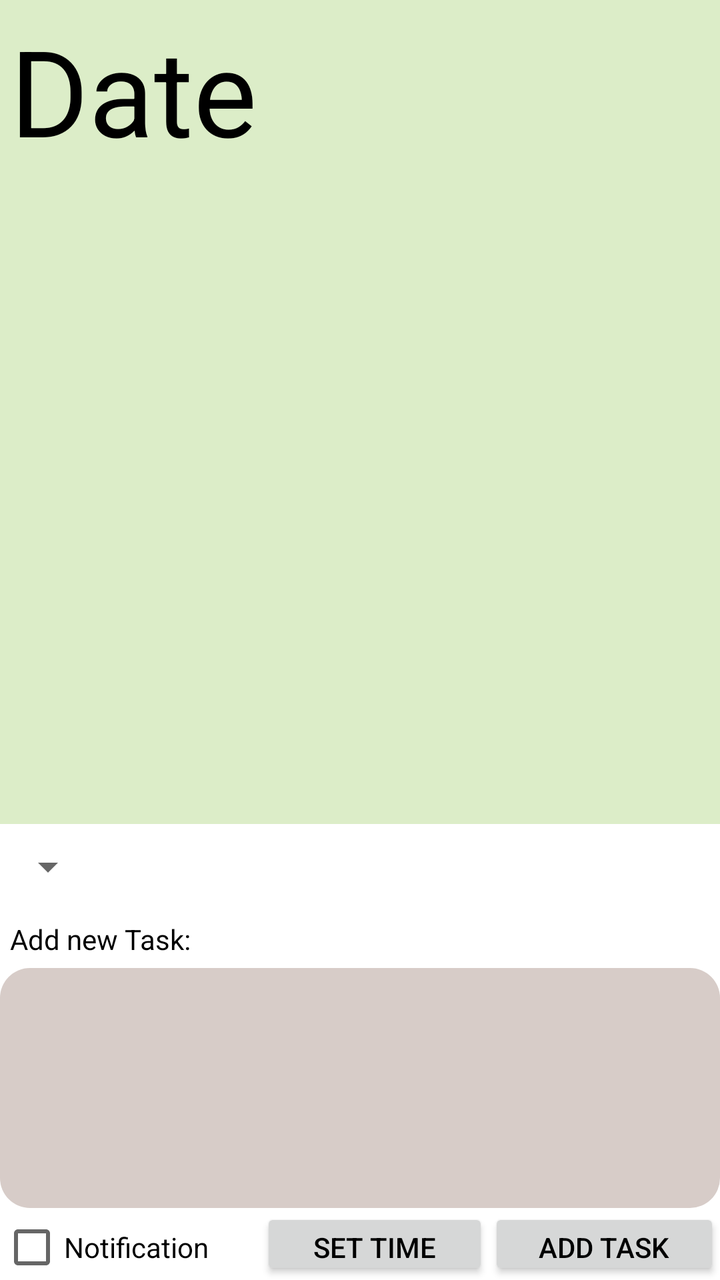
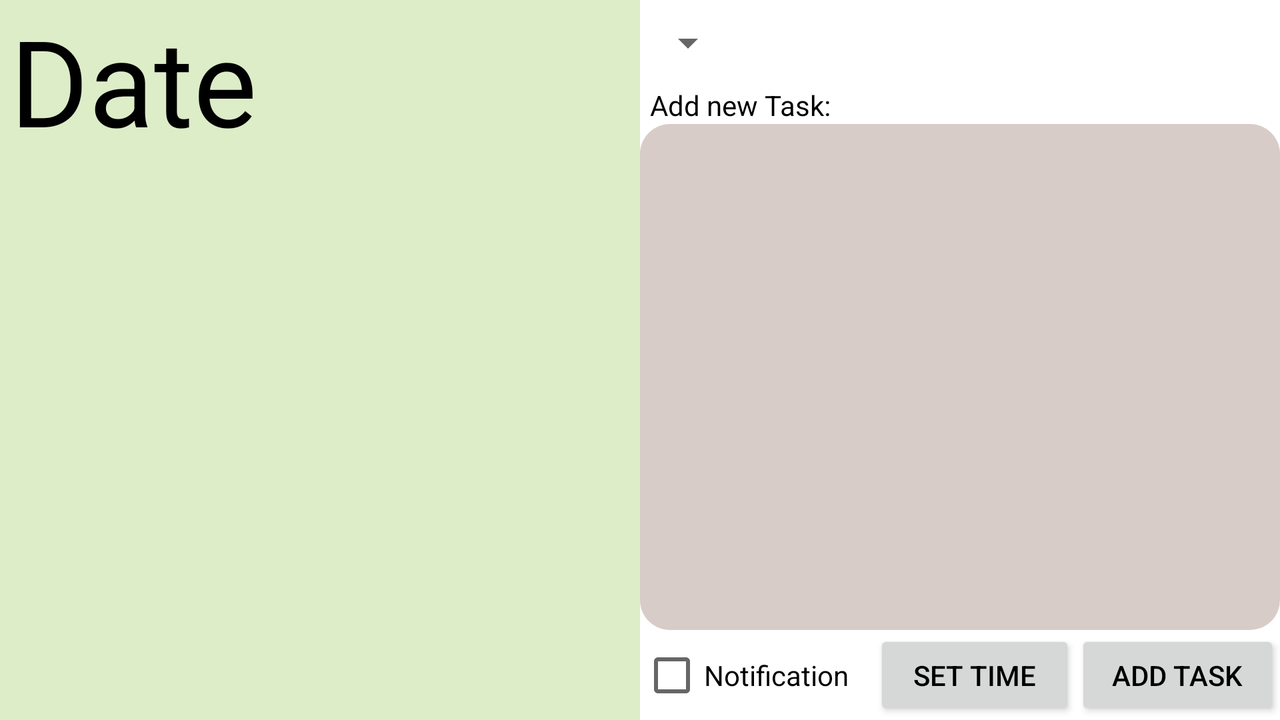

Two renders of one Android screen. The first uses the default layout on a phone; the second uses the alternative layout the repository ships for a different screen configuration, on a matching device. The two XML files are below.
<!-- AndroidManifest.xml: application theme AppTheme -->
<!-- res/layout/day_task.xml -->
<?xml version="1.0" encoding="utf-8"?>
<LinearLayout xmlns:android="http://schemas.android.com/apk/res/android"
    android:orientation="vertical" android:layout_width="match_parent"
    android:background="@color/colorPrimary"
    android:layout_height="match_parent">
    <LinearLayout
        android:layout_width="match_parent"
        android:layout_height="wrap_content"
        android:layout_weight="1">

        <TextView
            android:layout_width="wrap_content"
            android:layout_height="wrap_content"
            android:text="Date"
            android:padding="@dimen/font_padding"
            android:id="@+id/tvDate"
            android:paddingLeft="@dimen/font_padding"
            android:textSize="@dimen/tvDataSize"/>
    </LinearLayout>

    <LinearLayout
        android:layout_width="match_parent"
        android:layout_height="wrap_content"
        android:orientation="vertical"
        android:layout_weight="5"
        android:id="@+id/llTaskList">

    </LinearLayout>


    <LinearLayout
        android:layout_width="match_parent"
        android:layout_height="228dp"
        android:background="@color/colorWhite"
        android:orientation="vertical">

        <LinearLayout
            android:layout_width="match_parent"
            android:layout_height="wrap_content"
            android:orientation="horizontal">

            <Spinner
                android:layout_width="wrap_content"
                android:layout_height="43dp"
                android:id="@+id/spinnerEventType"/>
        </LinearLayout>


        <TextView
            android:layout_width="wrap_content"
            android:layout_height="wrap_content"
            android:paddingLeft="@dimen/font_padding"
            android:padding="@dimen/font_padding"
            android:text="Add new Task:"
            android:id="@+id/tv1"
            android:gravity="bottom" />

        <EditText
            android:layout_width="fill_parent"
            android:layout_height="120dp"
            android:id="@+id/etTask"
            android:background="@drawable/rounded_shape"
            android:autoText="false"
            android:paddingLeft="@dimen/paddingEditText"
            android:paddingRight="@dimen/paddingEditText"
            android:gravity="top|left" />
        <LinearLayout
            android:layout_width="match_parent"
            android:layout_height="wrap_content"
            android:orientation="horizontal">

            <CheckBox
                android:layout_width="wrap_content"
                android:layout_height="wrap_content"
                android:text="Notification"
                android:id="@+id/cbNotification"
                android:checked="false"
                android:clickable="true"
                android:layout_weight="1" />

            <Button
                android:layout_width="wrap_content"
                android:layout_height="wrap_content"
                android:text="Set time"
                android:id="@+id/btnSetTime"
                android:layout_weight="1" />

            <Button
                android:layout_width="wrap_content"
                android:layout_height="wrap_content"
                android:text="Add task"
                android:id="@+id/btnAddTask"
                android:layout_weight="1" />

        </LinearLayout>
    </LinearLayout>
</LinearLayout>
<!-- resources referenced by this layout -->
<resources>
  <color name="colorPrimary">#DCEDC8</color>
  <color name="colorWhite">#ffffff</color>
  <!-- from res/values-normal/ -->
  <dimen name="font_padding">5dp</dimen>
  <dimen name="paddingEditText">15dp</dimen>
  <dimen name="tvDataSize">60dp</dimen>
  <!-- drawable rounded_shape (drawable) -->
  <?xml version="1.0" encoding="utf-8"?>
  <shape xmlns:android="http://schemas.android.com/apk/res/android"
      android:shape="rectangle" android:padding="10dp">
      <solid android:color="@color/colorEditText"/>
      <corners
          android:bottomRightRadius="15dp"
          android:bottomLeftRadius="15dp"
          android:topLeftRadius="15dp"
          android:topRightRadius="15dp"/>
  </shape>
  <style name="AppTheme" parent="Theme.AppCompat.Light.DarkActionBar">
          
          <item name="colorPrimary">@color/colorAccent</item>
          <item name="colorPrimaryDark">@color/colorPrimaryDark</item>
          <item name="colorAccent">@color/colorAccent</item>
          <item name="android:textColor">@color/colorTextPrimary</item>
          <item name="android:textViewStyle">@color/colorTextPrimary</item>
  
      </style>
  <color name="colorEditText">#D7CCC8</color>
  <color name="colorAccent">#8BC34A</color>
  <color name="colorPrimaryDark">#558B2F</color>
  <color name="colorTextPrimary">#000000</color>
</resources>
<!-- res/layout-normal-land/day_task.xml (the repository's variant of the layout above) -->
<!-- drawn on the phone turned sideways -->
<?xml version="1.0" encoding="utf-8"?>
<LinearLayout xmlns:android="http://schemas.android.com/apk/res/android"
    android:orientation="horizontal" android:layout_width="match_parent"
    android:background="@color/colorPrimary"
    android:layout_height="match_parent">
    <LinearLayout
        android:layout_width="match_parent"
        android:layout_height="match_parent"
        android:layout_weight="1"
        android:orientation="vertical">

        <TextView
            android:layout_width="wrap_content"
            android:layout_height="wrap_content"
            android:text="Date"
            android:id="@+id/tvDate"
            android:paddingLeft="@dimen/font_padding"
            android:textSize="@dimen/tvDataSize"/>
        <LinearLayout
            android:layout_width="match_parent"
            android:layout_height="wrap_content"
            android:orientation="vertical"
            android:layout_weight="1"
            android:id="@+id/llTaskList">

        </LinearLayout>
    </LinearLayout>




    <LinearLayout
        android:layout_width="match_parent"
        android:layout_height="match_parent"
        android:background="@color/colorWhite"
        android:orientation="vertical"
        android:layout_weight="1">

        <LinearLayout
            android:layout_width="match_parent"
            android:layout_height="wrap_content"
            android:orientation="horizontal">

            <Spinner
                android:layout_width="wrap_content"
                android:layout_height="43dp"
                android:id="@+id/spinnerEventType"/>
        </LinearLayout>
        <LinearLayout
            android:layout_width="match_parent"
            android:layout_height="match_parent"
            android:orientation="vertical">

            <LinearLayout
                android:layout_width="match_parent"
                android:layout_height="match_parent"
                android:orientation="vertical"
                android:layout_weight="1">
                <TextView
                    android:layout_width="wrap_content"
                    android:layout_height="wrap_content"
                    android:paddingLeft="@dimen/font_padding"
                    android:text="Add new Task:"
                    android:id="@+id/tv1"
                    android:gravity="bottom" />

                <EditText
                    android:layout_width="fill_parent"
                    android:layout_height="match_parent"
                    android:id="@+id/etTask"
                    android:background="@drawable/rounded_shape"
                    android:autoText="false"
                    android:paddingLeft="@dimen/paddingEditText"
                    android:paddingRight="@dimen/paddingEditText"
                    android:gravity="top|left" />
            </LinearLayout>
            <LinearLayout
                android:layout_width="match_parent"
                android:layout_height="match_parent"
                android:orientation="horizontal"
                android:layout_weight="6">

                <CheckBox
                    android:layout_width="wrap_content"
                    android:layout_height="wrap_content"
                    android:text="Notification"
                    android:id="@+id/cbNotification"
                    android:checked="false"
                    android:clickable="true"
                    android:layout_weight="1" />

                <Button
                    android:layout_width="wrap_content"
                    android:layout_height="wrap_content"
                    android:text="Set time"
                    android:id="@+id/btnSetTime"
                    android:layout_weight="1" />

                <Button
                    android:layout_width="wrap_content"
                    android:layout_height="wrap_content"
                    android:text="Add task"
                    android:id="@+id/btnAddTask"
                    android:layout_weight="1" />

            </LinearLayout>
        </LinearLayout>
    </LinearLayout>
</LinearLayout>
<!-- resources referenced by the variant -->
<!-- as the phone turned sideways resolves them -->
<resources>
  <color name="colorPrimary">#DCEDC8</color>
  <color name="colorWhite">#ffffff</color>
  <!-- from res/values-normal-land/ -->
  <dimen name="font_padding">5dp</dimen>
  <dimen name="paddingEditText">15dp</dimen>
  <!-- from res/values-normal-land/ -->
  <dimen name="tvDataSize">60dp</dimen>
  <!-- drawable rounded_shape (drawable) -->
  <?xml version="1.0" encoding="utf-8"?>
  <shape xmlns:android="http://schemas.android.com/apk/res/android"
      android:shape="rectangle" android:padding="10dp">
      <solid android:color="@color/colorEditText"/>
      <corners
          android:bottomRightRadius="15dp"
          android:bottomLeftRadius="15dp"
          android:topLeftRadius="15dp"
          android:topRightRadius="15dp"/>
  </shape>
  <style name="AppTheme" parent="Theme.AppCompat.Light.DarkActionBar">
          
          <item name="colorPrimary">@color/colorAccent</item>
          <item name="colorPrimaryDark">@color/colorPrimaryDark</item>
          <item name="colorAccent">@color/colorAccent</item>
          <item name="android:textColor">@color/colorTextPrimary</item>
          <item name="android:textViewStyle">@color/colorTextPrimary</item>
  
      </style>
  <color name="colorEditText">#D7CCC8</color>
  <color name="colorAccent">#8BC34A</color>
  <color name="colorPrimaryDark">#558B2F</color>
  <color name="colorTextPrimary">#000000</color>
</resources>
